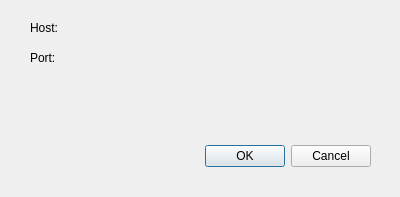
<?xml version="1.0" encoding="UTF-8"?>
<ui version="4.0">
 <class>snowgui::ConnectionDialog</class>
 <widget class="QDialog" name="ConnectionDialog">
  <property name="geometry">
   <rect>
    <x>0</x>
    <y>0</y>
    <width>400</width>
    <height>197</height>
   </rect>
  </property>
  <property name="windowTitle">
   <string>Dialog</string>
  </property>
  <widget class="QDialogButtonBox" name="buttonBox">
   <property name="geometry">
    <rect>
     <x>30</x>
     <y>140</y>
     <width>341</width>
     <height>32</height>
    </rect>
   </property>
   <property name="orientation">
    <enum>Qt::Horizontal</enum>
   </property>
   <property name="standardButtons">
    <set>QDialogButtonBox::Cancel|QDialogButtonBox::Ok</set>
   </property>
  </widget>
  <widget class="QLabel" name="label">
   <property name="geometry">
    <rect>
     <x>30</x>
     <y>20</y>
     <width>61</width>
     <height>16</height>
    </rect>
   </property>
   <property name="text">
    <string>Host:</string>
   </property>
  </widget>
  <widget class="QLabel" name="label_2">
   <property name="geometry">
    <rect>
     <x>30</x>
     <y>50</y>
     <width>61</width>
     <height>16</height>
    </rect>
   </property>
   <property name="text">
    <string>Port:</string>
   </property>
  </widget>
 </widget>
 <resources/>
 <connections>
  <connection>
   <sender>buttonBox</sender>
   <signal>accepted()</signal>
   <receiver>ConnectionDialog</receiver>
   <slot>accept()</slot>
   <hints>
    <hint type="sourcelabel">
     <x>248</x>
     <y>254</y>
    </hint>
    <hint type="destinationlabel">
     <x>157</x>
     <y>274</y>
    </hint>
   </hints>
  </connection>
  <connection>
   <sender>buttonBox</sender>
   <signal>rejected()</signal>
   <receiver>ConnectionDialog</receiver>
   <slot>reject()</slot>
   <hints>
    <hint type="sourcelabel">
     <x>316</x>
     <y>260</y>
    </hint>
    <hint type="destinationlabel">
     <x>286</x>
     <y>274</y>
    </hint>
   </hints>
  </connection>
 </connections>
</ui>
